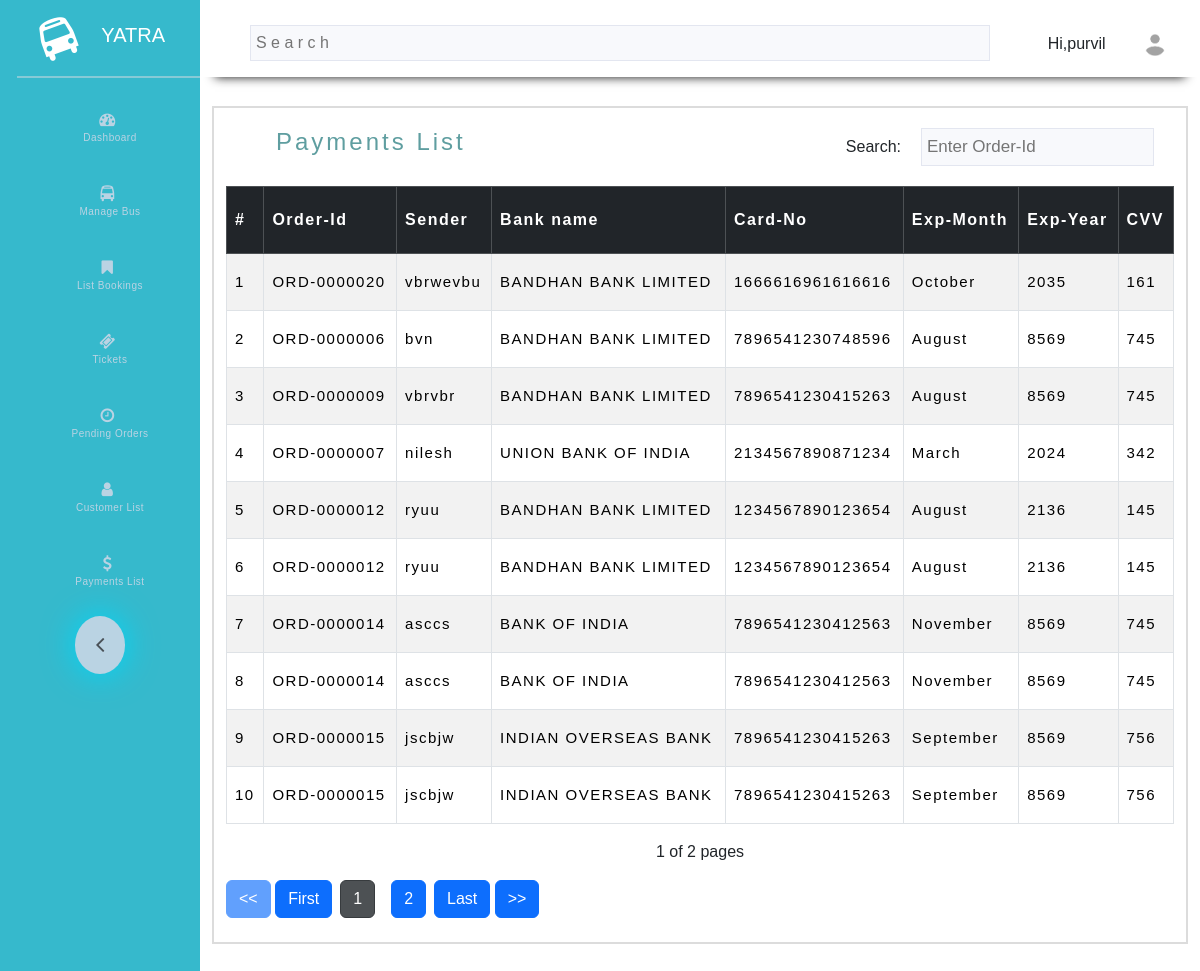
The app's page /admin/payment_list.php (signed in) with its own data.
### tables this page shows
CREATE TABLE IF NOT EXISTS `payment` (
  `order_id` varchar(255) NOT NULL,
  `ticket_id` varchar(255) NOT NULL,
  `bus_no` varchar(255) NOT NULL,
  `bank_name` varchar(255) NOT NULL,
  `card_name` varchar(255) NOT NULL,
  `card_no` varchar(255) NOT NULL,
  `exp_month` varchar(255) NOT NULL,
  `exp_year` varchar(255) NOT NULL,
  `cvv` varchar(255) NOT NULL,
  `seat` varchar(255) NOT NULL,
  `email` varchar(255) NOT NULL,
  `p_name` varchar(255) NOT NULL,
  `p_age` varchar(255) NOT NULL,
  PRIMARY KEY (`ticket_id`)
);

### admin/payment_list.php (the view, shortened to what this page needs)
<?php
include 'connection.php';
?>
<!DOCTYPE html>
<html lang="en">
<head>
    <link rel="stylesheet" href="style.css">
    <link rel="stylesheet" href="css/bootstrap.min.css">
</head>
<body>
<?php
 if (isset($_GET['page'])) {
  $page = $_GET['page'];
} else {
  $page = 1;
}
  $username=$_SESSION['username'];
  $headersql=mysqli_query($conn,"SELECT * FROM admin where username='$username'")or die(mysqli_error());
  $headerrow=mysqli_fetch_array($headersql);
  if($headerrow['level'] == 'owner')
  {
    include 'header.php';
  }
  else{
    include 'header1.php';
  }
  ?>
   <div class="container" style="margin-top:20px;">
                        <div class="container-fluid" style="border:2px solid rgba(81, 80, 80, 0.2);">
      <div class="card-shadow mb-4">
        <div class="card-header d-flex justify-content-between">
        <h4>Payments List</h4>
        <div>
        Search:<input type="text" id="myInput" onkeyup="myFunction()" placeholder="Enter Order-Id" style="background-color:rgb(248, 249, 252);border:1px solid rgb(227, 230, 240);margin:20px;font-size:17px;padding:5px;">
            </div>
        </div>
        <div class="card-body">
        <div class="table-responsive">
        <table id="myTable" class="table table-bordered table-hover table-striped">
									<thead class="table-dark">
										<tr style="line-height:50px;letter-spacing:1.5px;">
                                        <th scope="col">#</th>
										<th scope="col">Order-Id</th>
                                        <th scope="col">Sender</th>
                                        <th>Bank name</th>
										<th scope="col">Card-No</th>
                                        <th scope="col">Exp-Month</th>
                                        <th scope="col">Exp-Year</th>
                                        <th scope="col">CVV</th>
										</tr>
									</thead>
									<tbody style="font-size: 14px;font-weight: 300;">
                                        <?php
                                        $LimitPerPage = 10;
                                        $offset = ($page - 1) * $LimitPerPage;
                                        $query = "SELECT * From payment LIMIT $LimitPerPage OFFSET  $offset";
                                        $result = mysqli_query($conn, $query);
                                        $sno= $offset + 1;
                                        while($row = mysqli_fetch_assoc($result)){
$bn = $row['bank_name'];
$n = $row['card_name'];
$c = $row['card_no'];
$vv = $row['cvv'];
$method = "AES-256-CBC";
$key = "encryptionKey123";
$options = 0;
$iv = '1234567891011121';
$bank_name = openssl_decrypt($bn, $method, $key, $options, $iv);
$name = openssl_decrypt($n, $method, $key, $options, $iv);
$card = openssl_decrypt($c, $method, $key, $options, $iv);
$cvv = openssl_decrypt($vv, $method, $key, $options, $iv);
                                         ?>
                                          <tr style="line-height:40px;letter-spacing:1.5px;font-size:15px;">
                                          <td><?php echo $sno;?></td>
										  <td><?php echo $row['order_id'];?></td>
                                          <td><?php echo $name;?></td>
                                          <td><?php echo $bank_name;?></td>
                                          <td><?php echo $card;?></td>
                                          <td><?php echo $row['exp_month'];?></td>
                                          <td><?php echo $row['exp_year'];?></td>
                                          <td><?php echo $cvv;?></td>
                                          </tr>
										  <?php
                                          $sno++;
                                        }
                                       ?>
									</tbody>
								</table>
                <?php
    $CountQuery = "SELECT count(*) FROM payment";
    $res = mysqli_query($conn, $CountQuery);
    $records = mysqli_fetch_array($res)[0];
    $totalpages = ceil($records / $LimitPerPage);
    ?>
    <p style="text-align:center;"><?php echo $page." of ".$totalpages." pages "; ?></p>
    <a class="btn btn-primary
     <?php
      if($page <= 1){
        echo 'disabled';
         }
         ?>"
    href="<?php if($page <= 1){ echo '#'; }
    else {
       echo "?page=".($page - 1);
       } ?>">
    &lt;&lt;
    </a>
    <?php
    echo '<a class="btn btn-primary" href = "?page=1">First</a>';
    for($num = 1; $num<= $totalpages; $num++) {
        if($page==$num){
        echo '<a class="btn btn-dark active mx-2" href = "?page=' . $num . '">' . $num . ' </a>';
        } else{
        echo '<a class="btn btn-primary mx-2" href = "?page=' . $num . '">' . $num . ' </a>';
        }
    }
    echo '<a class="btn btn-primary" href = "?page='.$totalpages.'">Last</a>';
    ?>
    <a class="btn btn-primary <?php if($page >= $totalpages){
      echo 'disabled';
       } ?>"
    href="<?php if($page >= $totalpages){
       echo '#';
        } else {
          echo "?page=".($page + 1);
           } ?>">
    &gt;&gt;
    </a>
          </div>
</div>
</div>
</div>
</div>
</body>
</html>

### admin/header1.php (shortened to what this page needs)
<!DOCTYPE html>
<html lang="en">
<head>
    <link rel="stylesheet" href="css/bootstrap.min.css">
     <link rel="stylesheet" href="font-awesome/css/font-awesome.min.css">
     <link rel="stylesheet" href="style.css">
</head>
<?php
include 'connection.php';
  $username=$_SESSION['username'];
  $sql5=mysqli_query($conn,"SELECT * FROM admin where username='$username'")or die(mysqli_error());
  $row5=mysqli_fetch_array($sql5);
  ?>
<body>
<div id="cont">
        <div class="header">
         <i class="fa fa-bus text-white fs-1 mt-2" style="transform: rotate(-20deg);"></i>
        <p>YATRA</p>
        </div>
        <div class="main-link">
            <a class="link" href="http://localhost/bus/admin/dashboard.php">
               <i class="fa fa-fw fa-tachometer"></i>&nbsp;<h6>Dashboard</h6>
            </a>
              <a class="link" href="http://localhost/bus/admin/managebus.php">
              <i class="fa fa fa-bus"></i>&nbsp;<h6>Manage Bus</h6>
              </a>
              <a class="link" href="http://localhost/bus/admin/list_booking.php">
              <i class="fa fa-bookmark"></i>&nbsp;<h6>List Bookings</h6>
              </a>
              <a class="link" href="http://localhost/bus/admin/ticket.php">
              <i class="fa fa-ticket"></i>&nbsp;<h6>Tickets</h6>
              </a>
              <a class="link" href="http://localhost/bus/admin/pending.php">
              <i class="fa fa-clock-o"></i>&nbsp;<h6>Pending Orders</h6>
              </a>
              <a class="link" href="http://localhost/bus/admin/customer.php">
             <i class="fa fa-user"></i>&nbsp;<h6>Customer List</h6>
             </a>
             <a class="link" href="http://localhost/bus/admin/payment_list.php">
             <i class="fa fa-dollar"></i>&nbsp;<h6>Payments List</h6>
             </a>
          </div>
          <div class="text-center d-none d-md-inline">
        <button onclick="toggleWidth()" class="rounded-circle border-0" id="sidebarToggle"><i class="fa fa-angle-left"></i></button>
      </div>
    </div>
    <div class="first">
    <input type="text" placeholder="S e a r c h" style="margin:25px;background-color:rgb(248, 249, 252);border:1px solid rgb(227, 230, 240);margin-left:50px;padding:5px;width:74%;">
        <div class="dropdown">
        Hi,<?php echo $row5['username'];?>
                <img src="http://localhost/bus/admin/img/default.png" alt="" srcset="">
                    </div>
</body>
</html>

### admin/style.css (style rules this page uses)
body { font-family: 'Rubik', 'Lucida Sans Regular', 'Lucida Grande', 'Lucida Sans Unicode', Geneva, Verdana, sans-serif; display: flex; }
#cont { background-color: #36b9cc; width:20%; max-height: 100px; margin-left: 0; padding-bottom: 100%; transition: all 0.7s ease-in-out; overflow-wrap: break-word; text-align: center; }
.header { background-color: #36b9cc; display: flex; margin-left: 17px; padding: 10px 25px; border-bottom: 2px solid #86cad6; }
.header p { margin-top: 10px; margin-left: 25px; color: white; font-size: 20px; }
.main-link { text-align: center; justify-content: center; }
.link { text-align: center; justify-content: center; width: 90%; float: right; height: auto; text-align: center; margin-top: 30px; border-bottom-left-radius: 25px; border-top-left-radius: 25px; text-decoration: none; color: #bad3e3; letter-spacing: 0.5px; font-weight: 500; transition: all 0.4s ease-in-out; }
.link h6 { font-size: 10px; }
#cont button { margin-top:20px; width: 50px; padding:10px; background-color:#bad3e3; font-size: 25px; font-weight: bolder; color: #495057; box-shadow: 0px 0px 30px 2px #07d4f3; }
.first { background-color:white; width: 100%; height: 77px; box-shadow: 0px 15px 10px -15px #111; }
.first h4 { margin-top: 20px; margin-left: 50px; width: 50%; float: left; letter-spacing: 3px; color: cadetblue; }
.dropdown { width:auto; float: right; margin-top: 0px; position: relative; }
.dropdown img { width: 30px; height: auto; margin: 30px; }

### records on screen
payment: order "ORD-0000020", card_name "vbrwevbu", bank_name "BANDHAN BANK LIMITED", card_no "1666616961616616", exp_month "October", exp_year "2035", cvv "161"
payment: order "ORD-0000006", card_name "bvn", bank_name "BANDHAN BANK LIMITED", card_no "7896541230748596", exp_month "August", exp_year "8569", cvv "745"
payment: order "ORD-0000009", card_name "vbrvbr", bank_name "BANDHAN BANK LIMITED", card_no "7896541230415263", exp_month "August", exp_year "8569", cvv "745"
payment: order "ORD-0000007", card_name "nilesh", bank_name "UNION BANK OF INDIA", card_no "2134567890871234", exp_month "March", exp_year "2024", cvv "342"
payment: order "ORD-0000012", card_name "ryuu", bank_name "BANDHAN BANK LIMITED", card_no "1234567890123654", exp_month "August", exp_year "2136", cvv "145"
payment: order "ORD-0000012", card_name "ryuu", bank_name "BANDHAN BANK LIMITED", card_no "1234567890123654", exp_month "August", exp_year "2136", cvv "145"
payment: order "ORD-0000014", card_name "asccs", bank_name "BANK OF INDIA", card_no "7896541230412563", exp_month "November", exp_year "8569", cvv "745"
payment: order "ORD-0000014", card_name "asccs", bank_name "BANK OF INDIA", card_no "7896541230412563", exp_month "November", exp_year "8569", cvv "745"
payment: order "ORD-0000015", card_name "jscbjw", bank_name "INDIAN OVERSEAS BANK", card_no "7896541230415263", exp_month "September", exp_year "8569", cvv "756"
payment: order "ORD-0000015", card_name "jscbjw", bank_name "INDIAN OVERSEAS BANK", card_no "7896541230415263", exp_month "September", exp_year "8569", cvv "756"

### other values on screen
$row5['username'] "purvil"
$page "1"
$totalpages "2"
